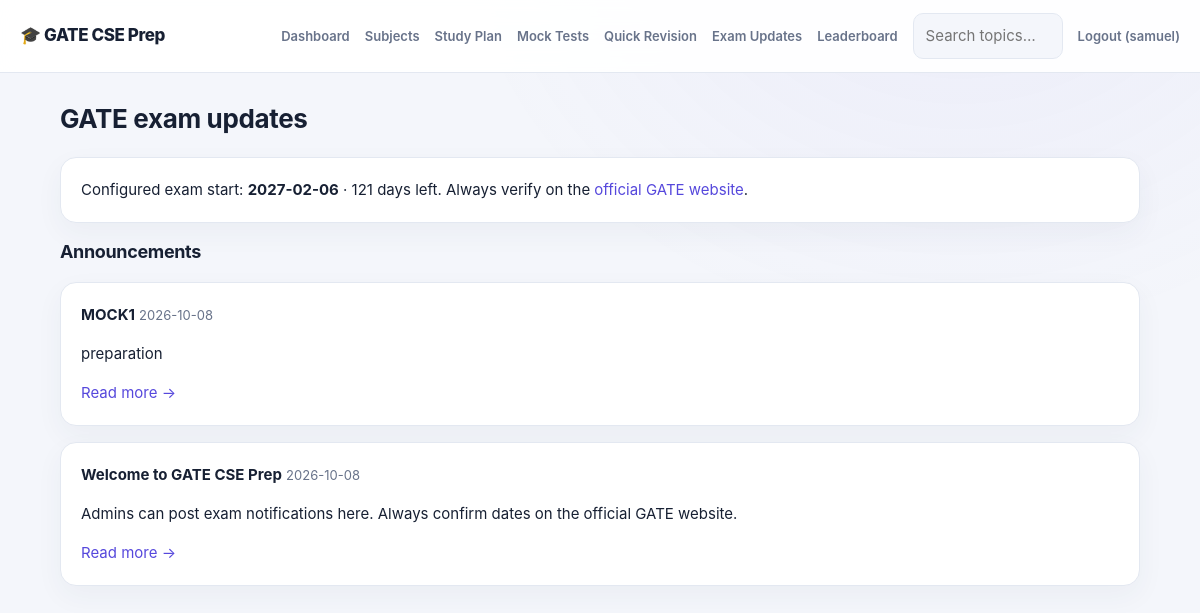
The page /updates (signed in) on the database its author committed.
### tables this page shows
CREATE TABLE users(id INTEGER PRIMARY KEY, name TEXT, email TEXT UNIQUE, pw TEXT, is_admin INT DEFAULT 0, hours REAL DEFAULT 4, exam_date TEXT);

CREATE TABLE updates(id INTEGER PRIMARY KEY, title TEXT, body TEXT, link TEXT, created TEXT);

### app.py (the view)
@app.route("/updates")
@login_required
def updates():
    return render_template("updates.html", items=q("SELECT * FROM updates ORDER BY id DESC"), feed=fetch_feed(),
                           exam=app.config["GATE_EXAM_DATE"])

### app.py (called while the page is built, shortened)
def db():
    if "db" not in g:
        g.db = sqlite3.connect(app.config["DATABASE"])
        g.db.row_factory = sqlite3.Row
        g.db.execute("PRAGMA foreign_keys=ON")
    return g.db

def q(sql, args=(), one=False):
    cur = db().execute(sql, args); rows = cur.fetchall()
    return (rows[0] if rows else None) if one else rows

def login_required(f):
    @wraps(f)
    def w(*a, **k):
        if "uid" not in session: return redirect(url_for("login", next=request.path))
        return f(*a, **k)
    return w

@app.before_request
def load_user():
    g.user = q("SELECT * FROM users WHERE id=?", (session["uid"],), one=True) if "uid" in session else None

@app.context_processor
def inject():
    d = (datetime.strptime(g.user["exam_date"] or app.config["GATE_EXAM_DATE"], "%Y-%m-%d").date() - date.today()).days if g.user else None
    return dict(days_left=d)

def fetch_feed():
    url = app.config["GATE_FEED_URL"]
    if not url: return []

### templates/updates.html (shortened to what this page needs)
{% extends "base.html" %}{% block body %}<h2>GATE exam updates</h2>
<div class="card">Configured exam start: <b>{{exam}}</b> · {{days_left}} days left. Always verify on the <a href="https://gate2027.iitk.ac.in" target="_blank" rel="noopener">official GATE website</a>.</div>
<h3>Announcements</h3>{% for u in items %}<div class="card"><b>{{u.title}}</b> <span class="mut">{{u.created[:10]}}</span><p>{{u.body}}</p>{% if u.link %}<a href="{{u.link}}" target="_blank" rel="noopener">Read more →</a>{% endif %}</div>{% endfor %}{% endblock %}

### templates/base.html (shortened to what this page needs)
<!doctype html><html lang="en"><head><meta charset="utf-8"><meta name="viewport" content="width=device-width,initial-scale=1">
</head><body>
<nav><a class="brand" href="/">🎓 GATE CSE Prep</a>
{% if g.user %}<a href="{{url_for('dashboard')}}">Dashboard</a><a href="{{url_for('subjects')}}">Subjects</a><a href="{{url_for('plan')}}">Study Plan</a>
<a href="{{url_for('tests')}}">Mock Tests</a><a href="{{url_for('revision')}}">Quick Revision</a><a href="{{url_for('updates')}}">Exam Updates</a><a href="{{url_for('leaderboard')}}">Leaderboard</a>
<form action="{{url_for('search')}}" style="display:flex"><input name="q" placeholder="Search topics…" style="margin:0;width:150px"></form>
<a href="{{url_for('logout')}}">Logout ({{g.user.name}})</a>
{% else %}<a href="{{url_for('login')}}">Login</a><a href="{{url_for('admin_login')}}">Admin login</a><a class="btn" href="{{url_for('register')}}">Sign up</a>{% endif %}</nav>
<main>{% with m=get_flashed_messages(with_categories=true) %}{% for c,t in m %}<div class="flash {{c}}">{{t}}</div>{% endfor %}{% endwith %}
{% block body %}{% endblock %}</main></body></html>

### templates/base.html (style rules this page uses)
:root { color-scheme:light;--bg:#f4f6fb;--card:#fff;--tx:#172033;--mut:#68738a;--pri:#5648dc;--ok:#14855b;--err:#c53c51;--bd:#e3e8f1;--shadow:0 10px 28px #26375b0c }
* { box-sizing:border-box }
body { margin:0;font:15px/1.6 Inter,ui-sans-serif,system-ui,-apple-system,"Segoe UI",sans-serif;background:radial-gradient(ellipse at 80% -15%,#7664df12,transparent 38%),var(--bg);color:var(--tx) }
a { color:var(--pri);text-decoration:none }
nav { display:flex;gap:15px;align-items:center;flex-wrap:wrap;padding:13px max(20px,calc((100vw - 1160px)/2));background:color-mix(in srgb,var(--card) 92%,transparent);border-bottom:1px solid var(--bd);position:sticky;top:0;z-index:5;backdrop-filter:blur(14px) }
nav .brand { font-size:17px;font-weight:800;margin-right:auto;color:var(--tx);letter-spacing:-.4px }
nav>a:not(.brand) { font-size:13px;font-weight:600;color:var(--mut) }
main { max-width:1120px;margin:30px auto;padding:0 20px;min-height:75vh }
h1,h2,h3 { line-height:1.25;letter-spacing:-.35px }
h2 { font-size:26px }
h3 { font-size:18px }
.card { background:var(--card);border:1px solid var(--bd);border-radius:16px;padding:20px;margin-bottom:16px;box-shadow:var(--shadow) }
input,select,textarea { width:100%;padding:10px 12px;border:1px solid var(--bd);border-radius:10px;background:var(--bg);color:var(--tx);font:inherit;margin:5px 0 12px }
.mut { color:var(--mut);font-size:13px }

### rows shown on the page
users: user.name "samuel"
updates: title "MOCK1", created "2026-10-08", body "preparation"
updates: title "Welcome to GATE CSE Prep", created "2026-10-08", body "Admins can post exam notifications here. Always confirm dates on the official GATE website."

### other values the page prints
{{ exam }} "2027-02-06"
{{ days_left }} "121"
